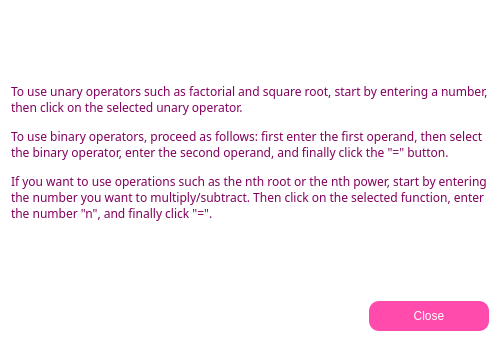
<?xml version="1.0" encoding="UTF-8"?>
<ui version="4.0">
 <class>HelpWindow</class>
 <widget class="QDialog" name="HelpWindow">
  <property name="geometry">
   <rect>
    <x>0</x>
    <y>0</y>
    <width>500</width>
    <height>360</height>
   </rect>
  </property>
  <property name="minimumSize">
   <size>
    <width>500</width>
    <height>360</height>
   </size>
  </property>
  <property name="maximumSize">
   <size>
    <width>500</width>
    <height>360</height>
   </size>
  </property>
  <property name="windowTitle">
   <string>Dialog</string>
  </property>
  <property name="styleSheet">
   <string notr="true">background-color: rgb(255, 255, 255);
color: rgb(0, 0, 0);</string>
  </property>
  <layout class="QVBoxLayout" name="verticalLayout">
   <item>
    <layout class="QHBoxLayout" name="horizontalLayout">
     <item>
      <spacer name="horizontalSpacer">
       <property name="orientation">
        <enum>Qt::Horizontal</enum>
       </property>
       <property name="sizeHint" stdset="0">
        <size>
         <width>40</width>
         <height>20</height>
        </size>
       </property>
      </spacer>
     </item>
     <item>
      <widget class="QLabel" name="label">
       <property name="minimumSize">
        <size>
         <width>480</width>
         <height>250</height>
        </size>
       </property>
       <property name="maximumSize">
        <size>
         <width>475</width>
         <height>250</height>
        </size>
       </property>
       <property name="font">
        <font>
         <family>Noto Sans</family>
        </font>
       </property>
       <property name="styleSheet">
        <string notr="true">	color: #82005D;</string>
       </property>
       <property name="text">
        <string>&lt;html&gt;&lt;head/&gt;&lt;body&gt;&lt;p&gt;To use unary operators such as factorial and square root, start by entering a number, then click on the selected unary operator. &lt;/p&gt;&lt;p&gt;To use binary operators, proceed as follows: first enter the first operand, then select the binary operator, enter the second operand, and finally click the &amp;quot;=&amp;quot; button. &lt;/p&gt;&lt;p&gt;If you want to use operations such as the nth root or the nth power, start by entering the number you want to multiply/subtract. Then click on the selected function, enter the number &amp;quot;n&amp;quot;, and finally click &amp;quot;=&amp;quot;. &lt;/p&gt;&lt;/body&gt;&lt;/html&gt;</string>
       </property>
       <property name="wordWrap">
        <bool>true</bool>
       </property>
      </widget>
     </item>
     <item>
      <spacer name="horizontalSpacer_2">
       <property name="orientation">
        <enum>Qt::Horizontal</enum>
       </property>
       <property name="sizeHint" stdset="0">
        <size>
         <width>40</width>
         <height>20</height>
        </size>
       </property>
      </spacer>
     </item>
    </layout>
   </item>
   <item>
    <widget class="QDialogButtonBox" name="buttonBox">
     <property name="cursor">
      <cursorShape>PointingHandCursor</cursorShape>
     </property>
     <property name="focusPolicy">
      <enum>Qt::NoFocus</enum>
     </property>
     <property name="contextMenuPolicy">
      <enum>Qt::NoContextMenu</enum>
     </property>
     <property name="styleSheet">
      <string notr="true">QPushButton{
	background-color: #FF4BAC;
 	border: none;
    outline: none;
 	border-radius:10px;
	max-width:120px;
	max-height:30px;
	min-width:120px;
	min-height:30px;
	color: white;

}</string>
     </property>
     <property name="orientation">
      <enum>Qt::Horizontal</enum>
     </property>
     <property name="standardButtons">
      <set>QDialogButtonBox::Close</set>
     </property>
    </widget>
   </item>
  </layout>
 </widget>
 <resources/>
 <connections>
  <connection>
   <sender>buttonBox</sender>
   <signal>accepted()</signal>
   <receiver>HelpWindow</receiver>
   <slot>accept()</slot>
   <hints>
    <hint type="sourcelabel">
     <x>248</x>
     <y>254</y>
    </hint>
    <hint type="destinationlabel">
     <x>157</x>
     <y>274</y>
    </hint>
   </hints>
  </connection>
  <connection>
   <sender>buttonBox</sender>
   <signal>rejected()</signal>
   <receiver>HelpWindow</receiver>
   <slot>reject()</slot>
   <hints>
    <hint type="sourcelabel">
     <x>316</x>
     <y>260</y>
    </hint>
    <hint type="destinationlabel">
     <x>286</x>
     <y>274</y>
    </hint>
   </hints>
  </connection>
 </connections>
</ui>
